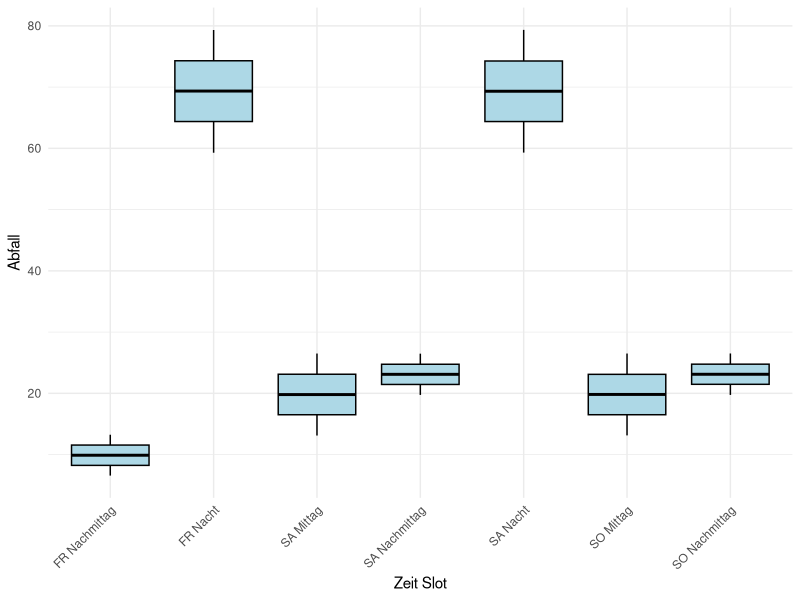
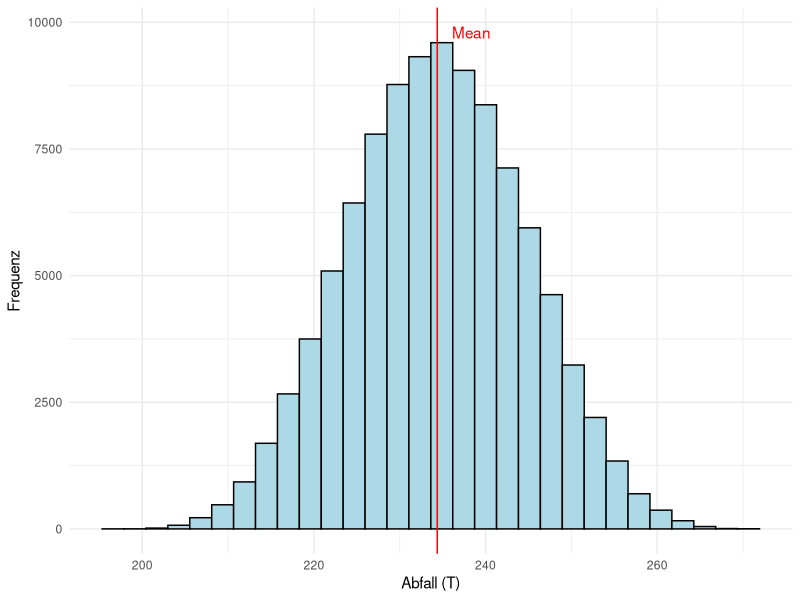

Reproduce these figures in R, in order.
## ---- chunk 1
#| label: variables
#| echo: false
#| cache: true
wetter_probs <- c(2/3, 1/3)
first_slot <- c(0.10, 0.20)
rest_slots <- c(0.3, 0.4)
bad_weather_factor <- 0.7
essen_e <- c(2, 1, 3)
essen_sd <- c(2, 1, 1)
trinken_e <- c(1, 2, 4)
trinken_sd <- c(1, 1, 3)
nsim <- 100000
abfall_gewicht_pro_einheit <- 0.000030 # gweicht in tonnen
## ---- chunk 2
#| label: simulation
#| echo: false
#| warning: false
#| cache: true
# Load required libraries
library(ggplot2)
library(tidyr)
library(dplyr)
library(scales)

slots <- c("FR Nachmittag", "FR Nacht", "SA Mittag", "SA Nachmittag", "SA Nacht", "SO Mittag", "SO Nachmittag")

M <- matrix(NA, nrow = nsim, ncol = length(slots))

for (i in 1:nsim) {
  anzahl_personen <- rpois(1, 2200000)
  wetter_schoen <- sample(c(TRUE, FALSE), size = 1, prob = wetter_probs)
  
  temp_first <- first_slot
  temp_rest <- rest_slots
  
  if (!wetter_schoen) {
    temp_rest <- c(rest_slots[1] * bad_weather_factor, rest_slots[2] * bad_weather_factor)
    temp_first <- c(first_slot[1] * bad_weather_factor, first_slot[2] * bad_weather_factor)
  }
  
  besucher_pro_slot <- c(runif(1, min = first_slot[1], max = first_slot[2]) * anzahl_personen,
                         runif(1, min = rest_slots[1], max = rest_slots[2]) * anzahl_personen,
                         runif(1, min = first_slot[1], max = first_slot[2]) * anzahl_personen,
                         runif(1, min = rest_slots[1], max = rest_slots[2]) * anzahl_personen,
                         runif(1, min = rest_slots[1], max = rest_slots[2]) * anzahl_personen,
                         runif(1, min = first_slot[1], max = first_slot[2]) * anzahl_personen,
                         runif(1, min = rest_slots[1], max = rest_slots[2]) * anzahl_personen)
  
  besucher_pro_slot <- round(besucher_pro_slot)
  
  abfall_pro_slot <- c()
  current_time <- 2
  for (n in 1:length(besucher_pro_slot)) {
    abfall_pro_slot[n] <- rnorm(1, mean = besucher_pro_slot[n]*essen_e[current_time], sd = sqrt(besucher_pro_slot[n]*essen_sd[current_time]^2))
    
    if (current_time == 3) {
    current_time <- 1}
    else {current_time <- current_time + 1}

  }
  M[i,] <- abfall_pro_slot * abfall_gewicht_pro_einheit
}

# Convert the matrix to a data frame
df <- as.data.frame(M)
colnames(df) <- slots

# Reshape the data to long format
df_long <- df %>%
  pivot_longer(cols = everything(), names_to = "Slot", values_to = "Abfall")

calculated_mean <- mean(rowSums(M))
## ---- chunk 3
#| label: figures
#| echo: false
#| warning: false
#| layout-ncol: 2
#| cache: true
ggplot(df_long, aes(x = Slot, y = Abfall)) +
  geom_boxplot(color="black",fill="lightblue") +
  scale_y_continuous(labels = label_comma()) +
  labs(x = "Zeit Slot", y = "Abfall") +
  theme_minimal() +
  theme(axis.text.x = element_text(angle = 45, hjust = 1))


ggplot(df, aes(x=rowSums(M))) + 
  geom_histogram(color="black", fill="lightblue") +
  scale_color_manual(name="Legende",values=c("red"),labels=c("mean")) +
  xlab("Abfall (T)") +
  theme_minimal() +
  ylab("Frequenz") + 
  geom_vline(xintercept = calculated_mean, color="red") +
  annotate("text", x=calculated_mean + 4, y=9800, label="Mean", angle=0, color="red")
